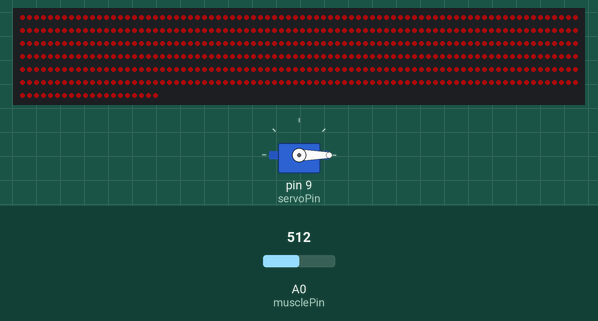
Simulated run of this sketch. Board: Arduino Uno, built with avr-gcc and run on an emulated ATmega328P. Parts: servo, 500 RGB LEDs in strip order, left to right, continuing on the next row. The test bench sets the inputs (shaded band); at power-on: A0 (musclePin) = 512. Dim RGB values are drawn brighter than linear.

Above: at 1.2 s.
1.3 s: A0 (musclePin) set to 385
2.8 s: A0 (musclePin) set to 367
At 3.2 s:
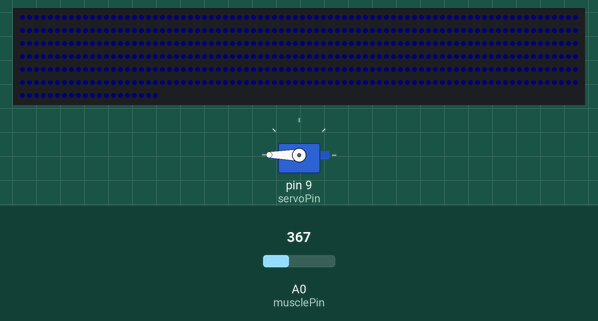
4.4 s: A0 (musclePin) set to 511
At 5.7 s:
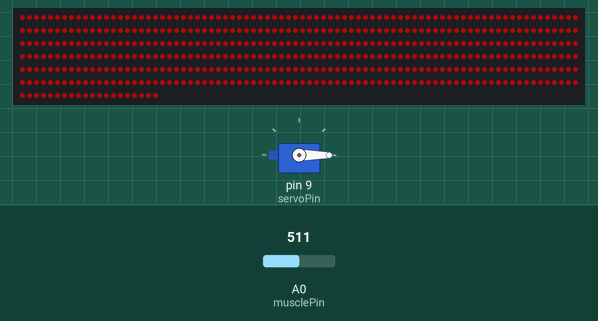
6.0 s: A0 (musclePin) set to 306
At 6.9 s:
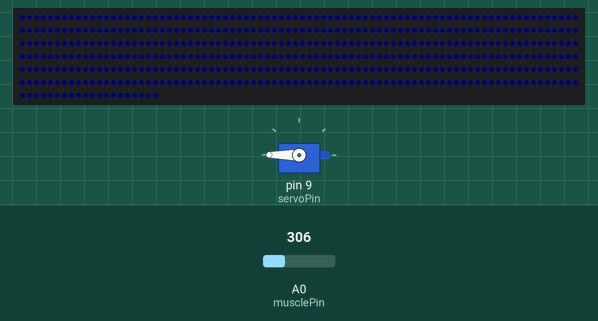
Timing chart, 0 to 8.5 s (numbered marks = the images above; inputs shaded):
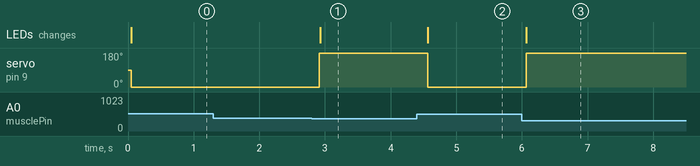

Measured:
- the behaviour switches between 377 and 376 on A0 (musclePin) (found by bisection; images 0 and 1)
- after the input at 1.3 s, every drawn part: stays the same
- after the input at 2.8 s, servo on pin 9 (servoPin): 0° → 180° after 0.11 s; the LEDs: change after 0.13 s (image 1)
- after the input at 4.4 s, servo on pin 9 (servoPin): 180° → 0° after 0.17 s; the LEDs: change after 0.17 s (image 2)
- after the input at 6.0 s, servo on pin 9 (servoPin): 0° → 180° after 0.07 s; the LEDs: change after 0.07 s (image 3)

The sketch:

ServoTest.ino
```cpp
#include <Adafruit_NeoPixel.h>
#include <Servo.h>

Servo myServo;
int musclePin = A0;
int servoPin = 9;
int neoPin = 6;

const int NUMPIXELS = 500;
Adafruit_NeoPixel strip = Adafruit_NeoPixel(NUMPIXELS, neoPin, NEO_GRB + NEO_KHZ800);

void setup() {
  myServo.attach(servoPin);
  Serial.begin(9600);
  strip.begin();
  strip.setBrightness(50);
  strip.show();
}

void loop() {
  uint32_t on = strip.Color(255, 17, 17);
  uint32_t off = strip.Color(0, 0, 10);
  int sensorValue = analogRead(musclePin);
  int mapTorque = map(sensorValue, 0, 985, 180, 10);

  strip.clear();

  if (mapTorque > 115) {
    strip.fill(off, 0, NUMPIXELS);
    myServo.write(180);
  } else {
    strip.fill(on, 0, NUMPIXELS);
    myServo.write(0);
  }

  strip.show();

  delay(100);
}
```
